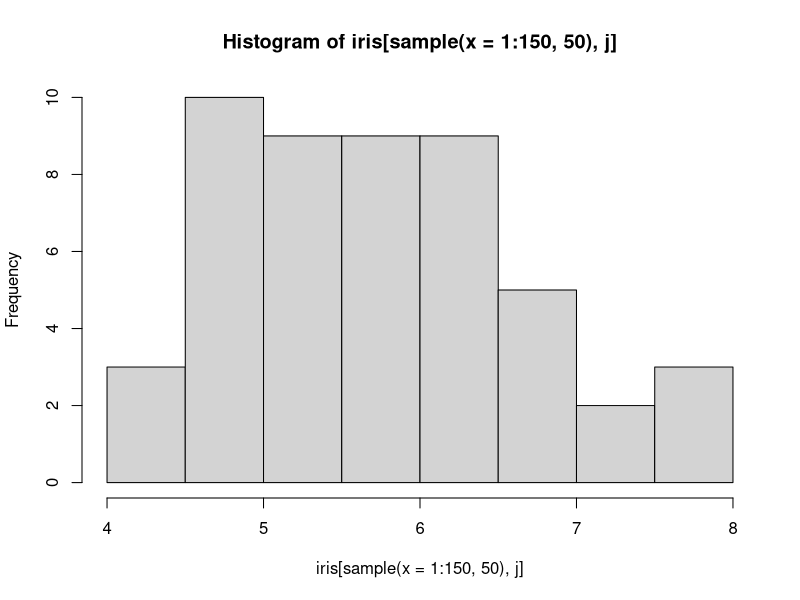
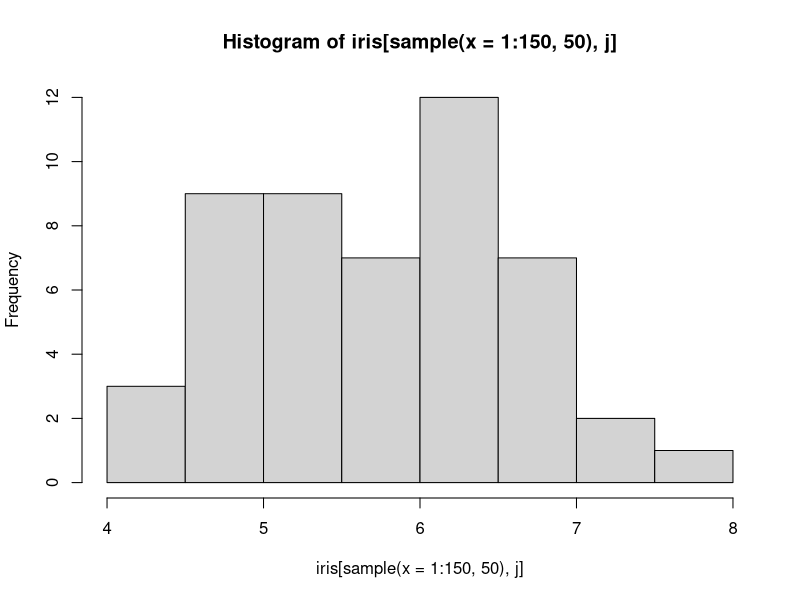
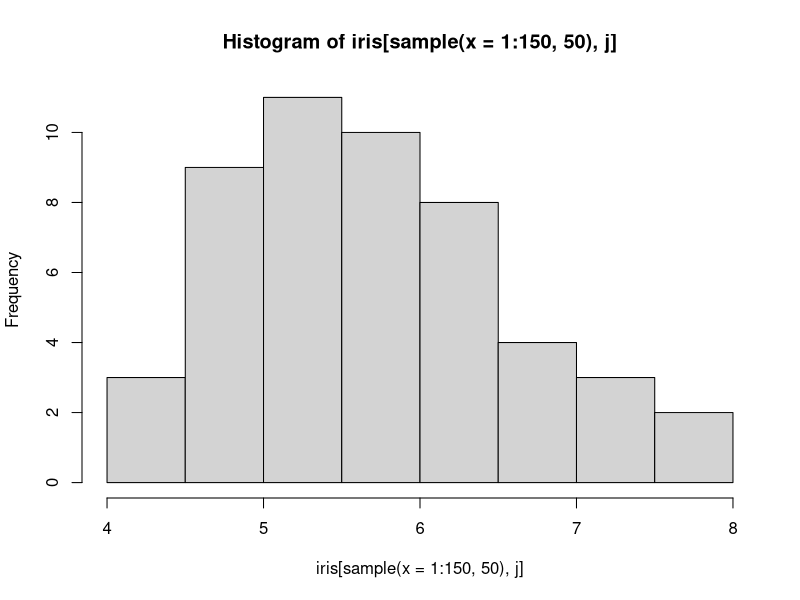
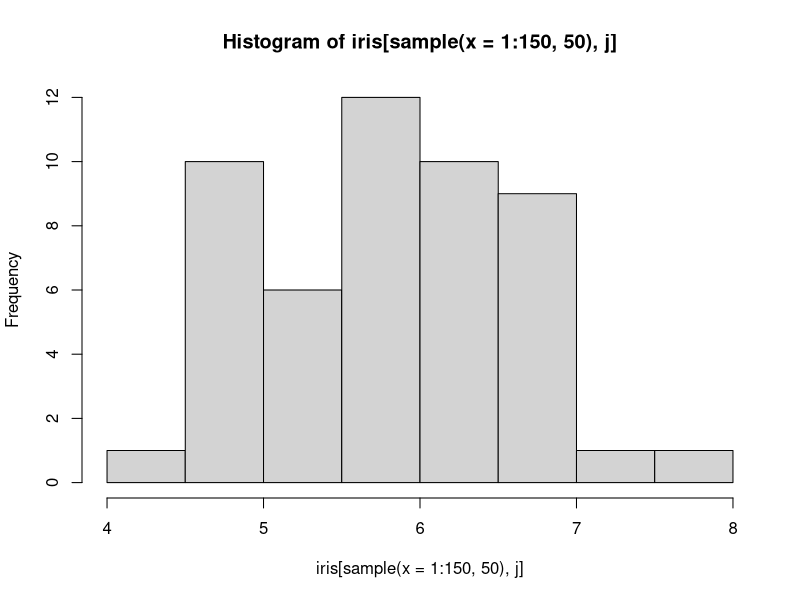
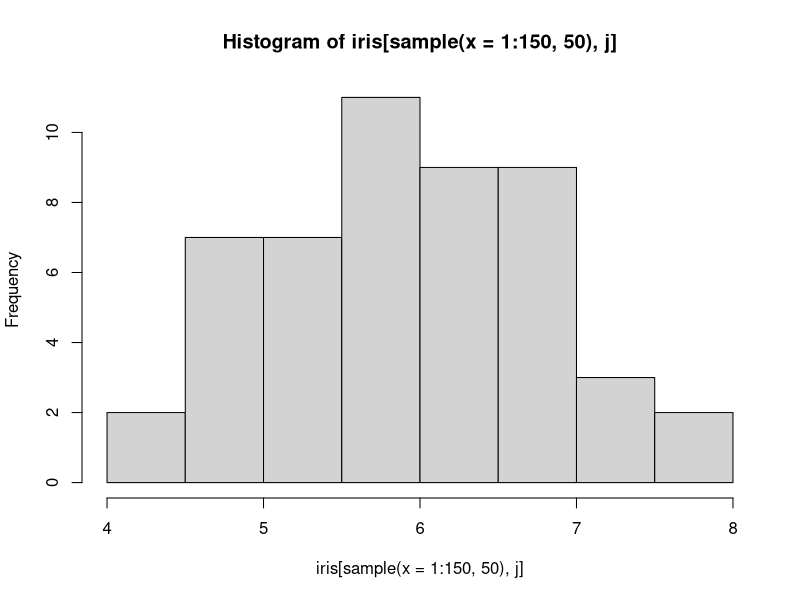
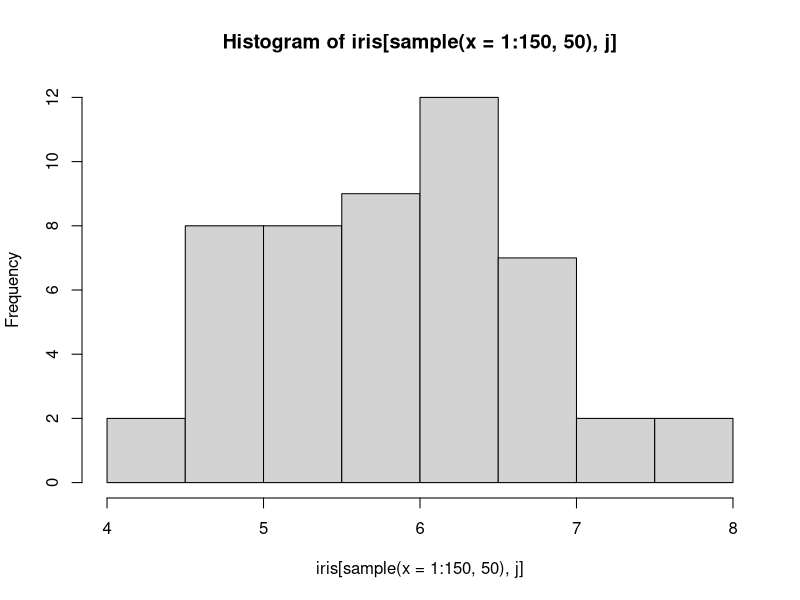
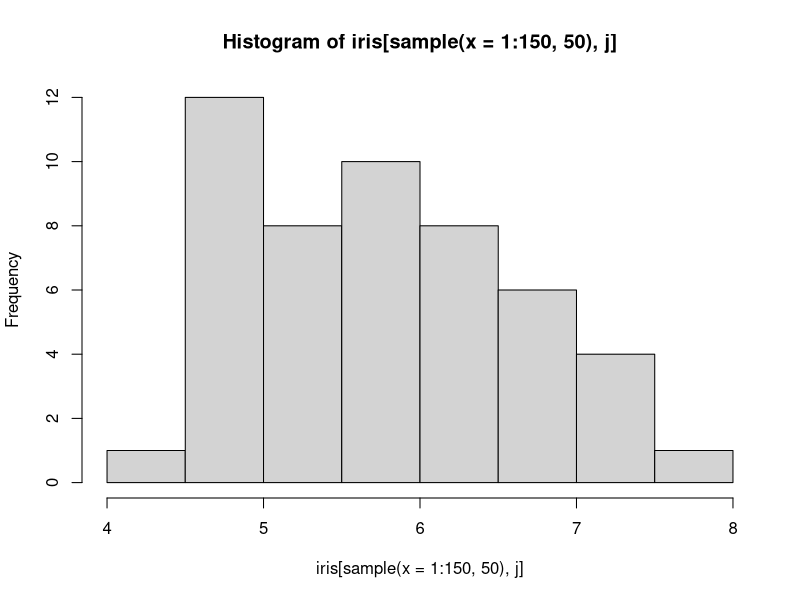
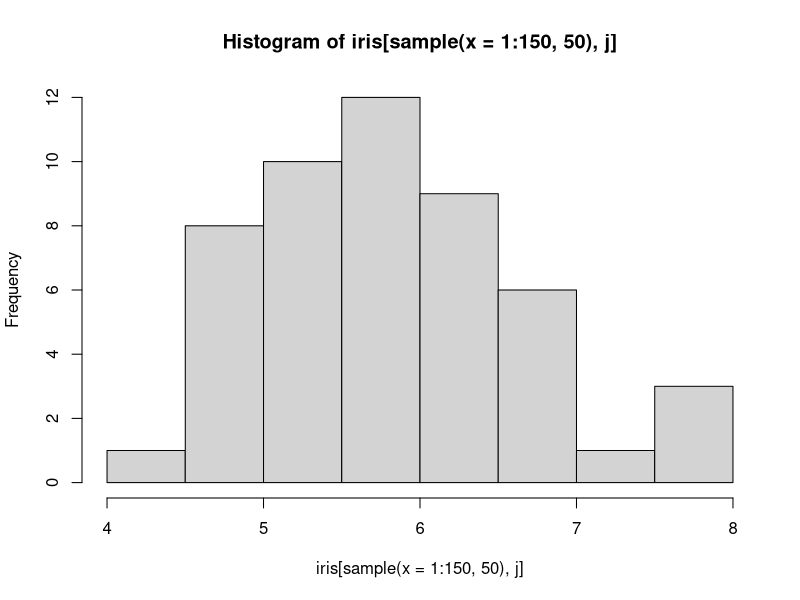

These figures' R source, in order: (Note: this script raises an error after producing the figures.)
library(plyr)
library(dplyr)
library(magrittr)
#####################?H?????ͪ????ϸ???
a=list()
total=list()
for (j in 1:4){
  for (i in 1:30){
    his <- hist(iris[sample(x=1:150,50),j])
    his$counts <- his$counts/sum(his$counts)
    a[[i]] <- his
  }
  total[[j]] <- a
}
######################################?ۦP??????
a=list()
total=list()
for (j in 1:4){
  for (i in 1:30){
    his <- hist(iris[,1])
    his$counts <- his$counts/sum(his$counts)
    a[[i]] <- his
  }
  total[[j]] <- a
}

##################?e??????
par(mfrow=c(6,4),mai=c(0,0,0,0))
for (j in 1:4){
  for (i in 1:30){
    plot(total[[j]][[i]],main = "",xlab = "",ylab = "")
  }
}
his
length(total[[1]][[1]][[1]])

#########################?⥭?? for

mu=c()
for (j in 1:3){
  sum=0
  for (i in 1:1){
    for (b in 1:(length(total[[j]][[i]][[1]])-1)){
      a=total[[j]][[i]][[2]][b]*(total[[j]][[i]][[1]][b+1]+total[[j]][[i]][[1]][b])
    sum=a+sum
    }
  }
  mu=c(mu,sum/(2*i))
}
mu
########################?⥭??  ?V?q

mu=c()
for (j in 1:4){
  sum=0
  for (i in 1:30){
    b=length(total[[j]][[i]][[1]])-1
    a=total[[j]][[i]][[2]]*(total[[j]][[i]][[1]][2:(b+1)]+total[[j]][[i]][[1]][1:b])
    sum=sum+sum(a)
  }
  mu=c(mu,sum/(2*i))
}
mu

##################################mean parallel

hcalEX=function(var){
  p=length(var)
  calEX=function(x){
    b=length(x$count)
    a=x$count*(x$breaks[2:(b+1)]+x$breaks[1:b])
    sum(a)
  }
  n=length(var[[1]])
  mu=c()
  for (j in 1:p){
    m=sum(sapply(var[[j]],calEX))/(2*n)
    mu=c(mu,m)
  }
  mu
}
##################################var parallel
hcalvar=function(hisvar){
  p=length(hisvar)
  calEX2=function(x){
    b=length(x$count)
    parta=x$count*(x$breaks[1:b]^2  
                  +  x$breaks[1:b]*x[[1]][2:(b+1)]  
                  +  x$breaks[2:(b+1)]^2
                  )
    sum(parta)
  }
  n=length(hisvar[[1]])
  EX2=c()
  for (j in 1:p){
    m=sum(sapply(hisvar[[j]],calEX2))/(3*n)
    EX2=c(EX2,m)
  }
  EX2
  mu=hcalEX(hisvar)
  var=EX2-mu^2
  var
}

################################################ var for
EX2=c()
for (j in 1:1){
  sum=0
  for (i in 1:1){
    b=length(total[[j]][[i]][[1]])-1
    a=total[[j]][[i]][[2]]*(total[[j]][[i]][[1]][2:(b+1)]^2+
                              total[[j]][[i]][[1]][2:(b+1)]*total[[j]][[i]][[1]][1:b]+
                              total[[j]][[i]][[1]][1:b]^2)
    sum=sum+sum(a)
  }
  EX2=c(EX2,sum/(3*i))
}
EX2
var=EX2-mu^2
var
###############################################covrance

hcalcov=function(x){
  p=length(x)
  cov=matrix(0,ncol=p,nrow=p)
  for (i in 1:p){
    m1=laply(x[[i]],calEX)
    for (j in 1:p){
      m2=laply(x[[j]],calEX)
      cov[i,j]=sum(m1*m2)/(4*p)-sum(m1)*sum(m2)/(4*p^2)
    }
  }
  list(cov,eigen(cov))
}


########################################
##linear combin

data1
p=6
bij=numeric(p)
for (j in 1:p){
  bij[j]=length(data1[[j]][[1]]$count)
}
bij
#造所有區間的組合
exp=expand.grid(1:bij[1],1:bij[2],1:bij[3],1:bij[4],1:bij[5],1:bij[6])
#把區間最小值和最大值分別放在不同矩陣(此時只是index)
minI=matrix(0,ncol=p,nrow=dim(exp)[1])
maxI=matrix(0,ncol=p,nrow=dim(exp)[1])
#收集每個區間機率容器
pro=rep(1,dim(exp)[1])
#放入正確的數值
for (j in 1:p){
  x=data1[[j]][[1]]$breaks
  count=data1[[j]][[1]]$count
  minI[,j]=x[exp[,j]]
  maxI[,j]=x[exp[,j]+1]
  pro=pro*count
}
#獲得主成分的係數向量
ver=hcalcov(data1)[[2]]$vectors
pro
minI
maxI
#判定細數是否小於0，如果小於0，該系數的區間交換大小位置
for (i in 1:p){
  if (ver[1,i]<0) {
    p=minI[,i]
    minI[,i]=maxI[,i]
    maxI[,i]=p
  }
}

#計算線性組合後的區間
linmin=minI %*% ver[1,]
linmax=maxI %*% ver[1,]
m=cbind(linmin[,1],linmax[,1])

np=as.data.frame(m)
names(np)=c("Imin","Imax")
#找出合併後直方圖的range
his=np %>% summarise(hmin=min(Imin),hmax=max(Imax))
Bi=max(bij)
his=seq(from=his$hmin,to=his$hmax,length.out=Bi+1)

testm=cbind(linmin,linmax,his[1],his[2])
###判定是否有重疊
kkk=testm[,2]>testm[,3] & testm[,1]<testm[,4]
sum(kkk)
#########篩選出完全包含的
jjj=(testm[,2]<=testm[,4] & testm[,1]>=testm[,3]) |
  (testm[,2]>=testm[,4] & testm[,1]<=testm[,3])
allcover=testm[jjj,]
len=cbind(testm[,2]-testm[,3],testm[,4]-testm[,1])
####算出重疊的長度
apply(len,1,FUN = min)
################其他
kindex=which(testm[,2]>testm[,3] & testm[,1]<testm[,4])
##########有相交的index
kindex
jindex=which((testm[,2]<=testm[,4] & testm[,1]>=testm[,3]) |
  (testm[,2]>=testm[,4] & testm[,1]<=testm[,3]))

#########完全包含的imdex 
jindex
#######找出有相交，但是不是完全包含的
out=kindex %in% jindex
#######找出有相交，但是不是完全包含的index
kindex[!out]
length(kindex[!out])



merge(c(1,2,3),c(2,3,4),all.x=T)
